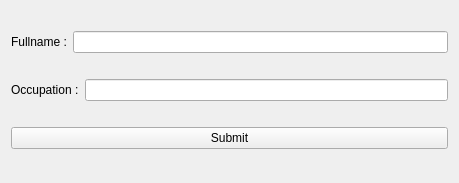
<?xml version="1.0" encoding="UTF-8"?>
<ui version="4.0">
 <class>Widget</class>
 <widget class="QWidget" name="Widget">
  <property name="geometry">
   <rect>
    <x>0</x>
    <y>0</y>
    <width>459</width>
    <height>183</height>
   </rect>
  </property>
  <property name="windowTitle">
   <string>Form</string>
  </property>
  <layout class="QVBoxLayout" name="verticalLayout">
   <item>
    <layout class="QHBoxLayout" name="horizontalLayout">
     <item>
      <widget class="QLabel" name="label">
       <property name="text">
        <string>Fullname :</string>
       </property>
      </widget>
     </item>
     <item>
      <widget class="QLineEdit" name="full_name_line_edit"/>
     </item>
    </layout>
   </item>
   <item>
    <layout class="QHBoxLayout" name="horizontalLayout_2">
     <item>
      <widget class="QLabel" name="label_2">
       <property name="text">
        <string>Occupation :</string>
       </property>
      </widget>
     </item>
     <item>
      <widget class="QLineEdit" name="occupation_line_edit"/>
     </item>
    </layout>
   </item>
   <item>
    <widget class="QPushButton" name="submit_button">
     <property name="text">
      <string>Submit</string>
     </property>
    </widget>
   </item>
  </layout>
 </widget>
 <resources/>
 <connections/>
</ui>
